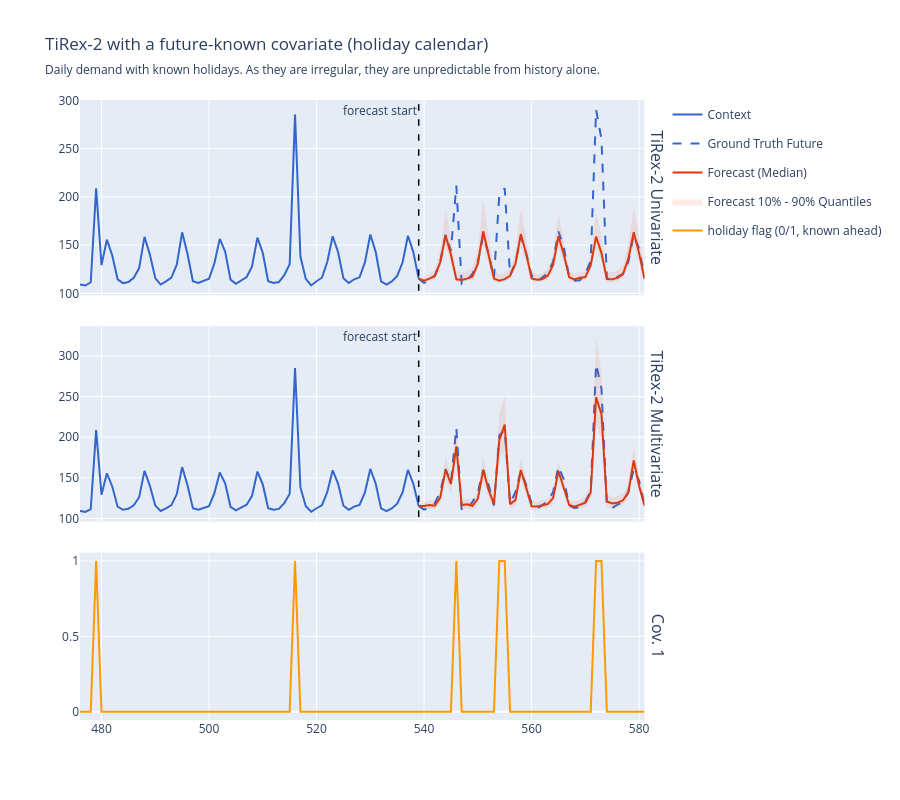

Write notebook code for a chart like this one.
### Markdown cell above
We now compare the forecasts for **univariate and multivariate inputs** to show the **metrits of** the additional **covariate information**. For simplicity, we wrap the comparison in another plotting function.

### Code cell
plot_demo_forecast(demo_holidays, univariate_forecast, multivariate_forecast)
